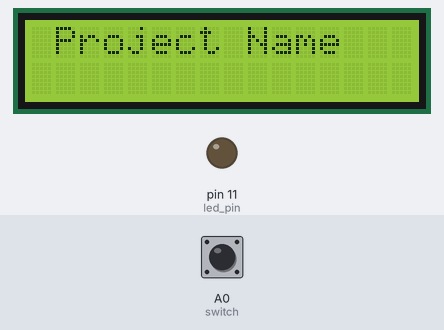
Recording of a sketch running on a simulated Arduino Uno, built with avr-gcc and run on an emulated ATmega328P. Parts: 16×2 character LCD, output pins drawn as LEDs (lit = HIGH). Inputs (shaded band) come from the test bench; at power-on: A0 (switch) LOW. What the sketch prints to the serial monitor is not drawn.

Above: at 0.1 s.
At 1.1 s:
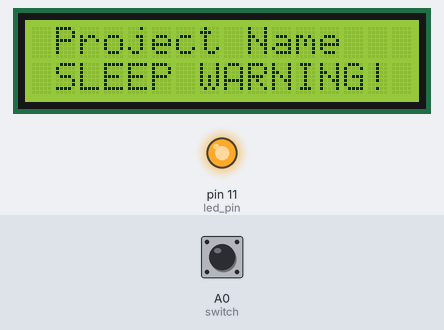
Timing chart, 0 to 2.6 s (numbered marks = the images above):
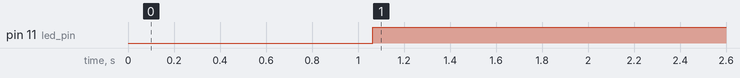

Measured:
- by itself, pin 11 (led_pin): LOW → HIGH at 1.1 s

The sketch:

code.ino
```cpp
#include "SoftwareSerial.h"
#include <LiquidCrystal.h>
const int rs = 7, en = 9, d4 = 8, d5 = 6, d6 = 5, d7 = 4;
LiquidCrystal lcd(rs, en, d4, d5, d6, d7);
SoftwareSerial serial_connection(2, 3);//Create a serial connection with TX and RX on these pins
int led_pin = 11;
#define switch A0
char inChar=-1;//Initialie the first character as nothing
int count =0;
void setup()
{
  lcd.begin(16, 2);
  pinMode(11, OUTPUT);
  Serial.begin(9600);//Initialize communications to the serial monitor in the Arduino IDE
  Serial.println("Started");//Tell the serial monitor that the sketch has started.
  lcd.setCursor(1 , 0 );
  lcd.print("Project Name");
  delay(1000);
}
void loop()
{
  byte byte_count=serial_connection.available();//This gets the number of bytes that were sent by the python script
  if(byte_count)//If there are any bytes then deal with them
  {
    Serial.println("Incoming Data");//Signal to the monitor that something is happening
    inChar=serial_connection.read();//Read one byte
    while(inChar == '1'){
      digitalWrite(led_pin,LOW);
      clr(2);
      lcd.setCursor(1 , 1 );
      lcd.print("Drive Safe");
      // delay(1000);
      inChar=serial_connection.read();//Read one byte
      while(inChar != '1' && count < 10){
        inChar=serial_connection.read();//Read one byte
        delay(200);
        count++;
        Serial.println(count);
      }
      count = 0;
    }
    Serial.println(inChar);//Print to the monitor what was detected
  }
  while (1){
    digitalWrite(led_pin, HIGH);
    clr(2);
    lcd.setCursor(1 , 1 );
    lcd.print("SLEEP WARNING!");
    int val = digitalRead(switch);
    delay(20);
    if(val == HIGH)
      break;
  }
}
void clr(int x) {
  lcd.setCursor(7, x-1);
  lcd.setCursor(0,x-1);
  lcd.print("                   ");
}
```
